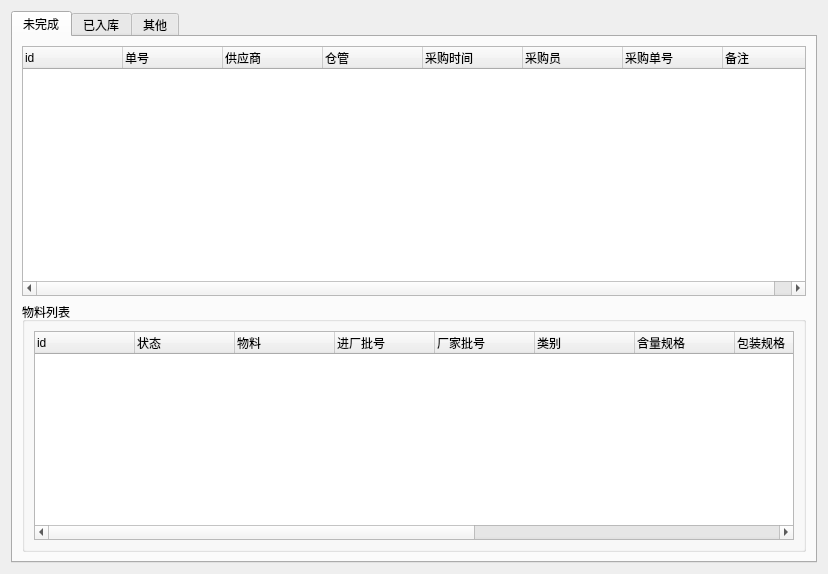
<?xml version="1.0" encoding="UTF-8"?>
<ui version="4.0">
 <class>Form</class>
 <widget class="QWidget" name="Form">
  <property name="geometry">
   <rect>
    <x>0</x>
    <y>0</y>
    <width>828</width>
    <height>574</height>
   </rect>
  </property>
  <property name="windowTitle">
   <string>Form</string>
  </property>
  <layout class="QGridLayout" name="gridLayout">
   <item row="0" column="0">
    <widget class="QTabWidget" name="tabWidget">
     <property name="currentIndex">
      <number>0</number>
     </property>
     <widget class="QWidget" name="tab_0">
      <attribute name="title">
       <string>未完成</string>
      </attribute>
      <layout class="QGridLayout" name="gridLayout_2">
       <item row="0" column="0">
        <widget class="QTreeWidget" name="treeWidget_orderlist">
         <property name="contextMenuPolicy">
          <enum>Qt::CustomContextMenu</enum>
         </property>
         <column>
          <property name="text">
           <string>id</string>
          </property>
         </column>
         <column>
          <property name="text">
           <string>单号</string>
          </property>
         </column>
         <column>
          <property name="text">
           <string>供应商</string>
          </property>
         </column>
         <column>
          <property name="text">
           <string>仓管</string>
          </property>
         </column>
         <column>
          <property name="text">
           <string>采购时间</string>
          </property>
         </column>
         <column>
          <property name="text">
           <string>采购员</string>
          </property>
         </column>
         <column>
          <property name="text">
           <string>采购单号</string>
          </property>
         </column>
         <column>
          <property name="text">
           <string>备注</string>
          </property>
         </column>
        </widget>
       </item>
       <item row="1" column="0">
        <widget class="QGroupBox" name="groupBox">
         <property name="title">
          <string>物料列表</string>
         </property>
         <layout class="QGridLayout" name="gridLayout_3">
          <item row="0" column="0">
           <widget class="QTreeWidget" name="treeWidget_stufflist">
            <property name="contextMenuPolicy">
             <enum>Qt::CustomContextMenu</enum>
            </property>
            <column>
             <property name="text">
              <string>id</string>
             </property>
            </column>
            <column>
             <property name="text">
              <string>状态</string>
             </property>
            </column>
            <column>
             <property name="text">
              <string>物料</string>
             </property>
            </column>
            <column>
             <property name="text">
              <string>进厂批号</string>
             </property>
            </column>
            <column>
             <property name="text">
              <string>厂家批号</string>
             </property>
            </column>
            <column>
             <property name="text">
              <string>类别</string>
             </property>
            </column>
            <column>
             <property name="text">
              <string>含量规格</string>
             </property>
            </column>
            <column>
             <property name="text">
              <string>包装规格</string>
             </property>
            </column>
            <column>
             <property name="text">
              <string>存放位置</string>
             </property>
            </column>
            <column>
             <property name="text">
              <string>登记数量</string>
             </property>
            </column>
            <column>
             <property name="text">
              <string>入库数量</string>
             </property>
            </column>
            <column>
             <property name="text">
              <string>单位</string>
             </property>
            </column>
            <column>
             <property name="text">
              <string>生产厂家</string>
             </property>
            </column>
           </widget>
          </item>
         </layout>
        </widget>
       </item>
      </layout>
     </widget>
     <widget class="QWidget" name="tab_1">
      <attribute name="title">
       <string>已入库</string>
      </attribute>
     </widget>
     <widget class="QWidget" name="tab_2">
      <attribute name="title">
       <string>其他</string>
      </attribute>
     </widget>
    </widget>
   </item>
  </layout>
 </widget>
 <resources/>
 <connections/>
</ui>
